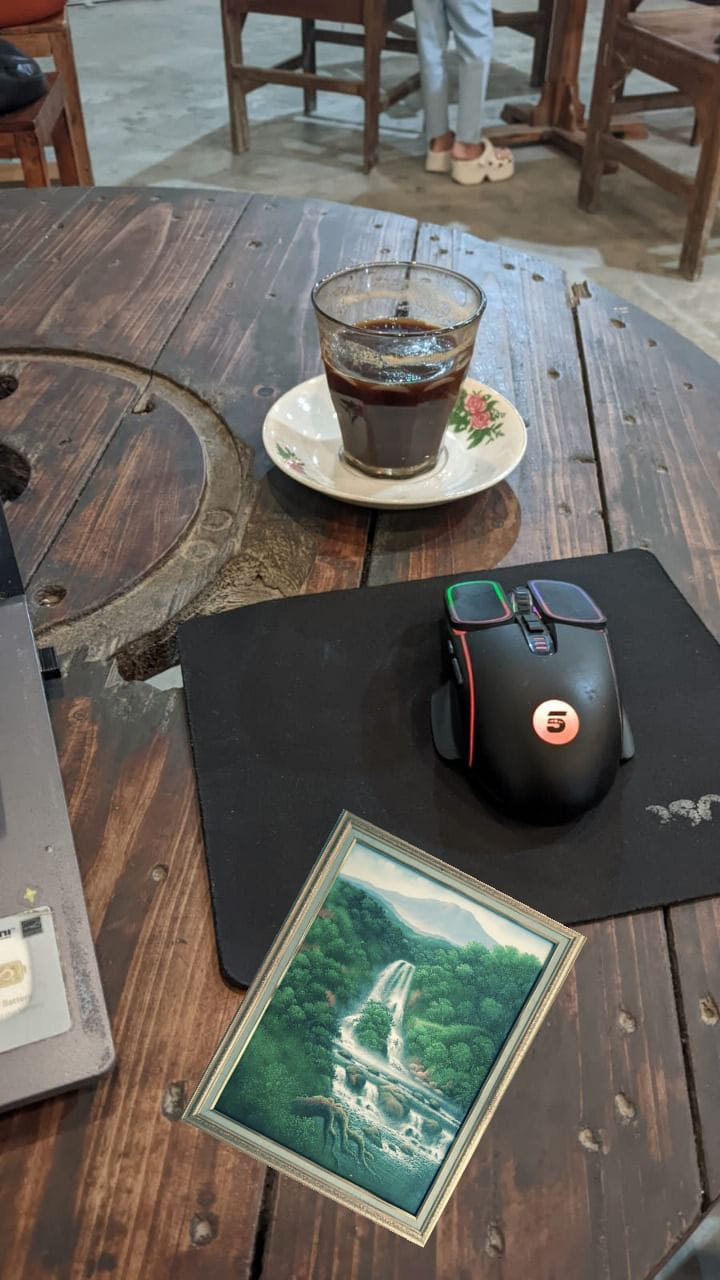
#> input picture splicing_image.jpg, 720 x 1280 px
$ python -i validation.py   (imports and definitions only)
#> lines starting #> are read from the running program, lines starting #| are printed output that depends on the picture
#> further down, picture is the input picture: PIL image 720x1280 RGB; mean R, G, B 104.2, 100.4, 93.8
"""
Image validation and preprocessing functions
"""

import os
import numpy as np
from PIL import Image, ImageEnhance
import cv2
try:
    import exifread
    EXIFREAD_AVAILABLE = True
except Exception:
    EXIFREAD_AVAILABLE = False
from datetime import datetime
from config import VALID_EXTENSIONS, MIN_FILE_SIZE, TARGET_MAX_DIM

# [190 lines left out: functions validate_image_file, extract_enhanced_metadata, check_enhanced_metadata_consistency, calculate_metadata_authenticity_score, not called in this run]

def advanced_preprocess_image(image_pil, target_max_dim=TARGET_MAX_DIM, normalize=True):
    """Advanced preprocessing dengan enhancement, size optimization, dan normalisasi."""
#> called with target_max_dim = 2000, normalize = True
    if image_pil.mode != 'RGB':
        image_pil = image_pil.convert('RGB')

    original_width, original_height = image_pil.size
#> original_width = 720; original_height = 1280
    print(f"  Original size: {original_width} × {original_height}")
#|   Original size: 720 × 1280

    # Simpan salinan dari gambar asli sebelum diubah ukurannya untuk analisis tertentu
    original_pil_copy = image_pil.copy()

    # Pengubahan ukuran yang lebih agresif untuk gambar yang sangat besar
    if original_width > target_max_dim or original_height > target_max_dim:
        ratio = min(target_max_dim / original_width, target_max_dim / original_height)
        new_size = (int(original_width * ratio), int(original_height * ratio))
        image_pil = image_pil.resize(new_size, Image.Resampling.LANCZOS)
        print(f"  Resized to: {new_size[0]} × {new_size[1]} (ratio: {ratio:.3f})")

    image_array = np.array(image_pil)

    # Normalisasi (opsional, default True)
    if normalize:
        # Terapkan CLAHE (Contrast Limited Adaptive Histogram Equalization) untuk meningkatkan kontras lokal
        lab = cv2.cvtColor(image_array, cv2.COLOR_RGB2LAB)
#> lab: shape (1280, 720, 3); mean of channels 0, 1, 2 107.5, 128.8, 132.6
        l, a, b = cv2.split(lab)
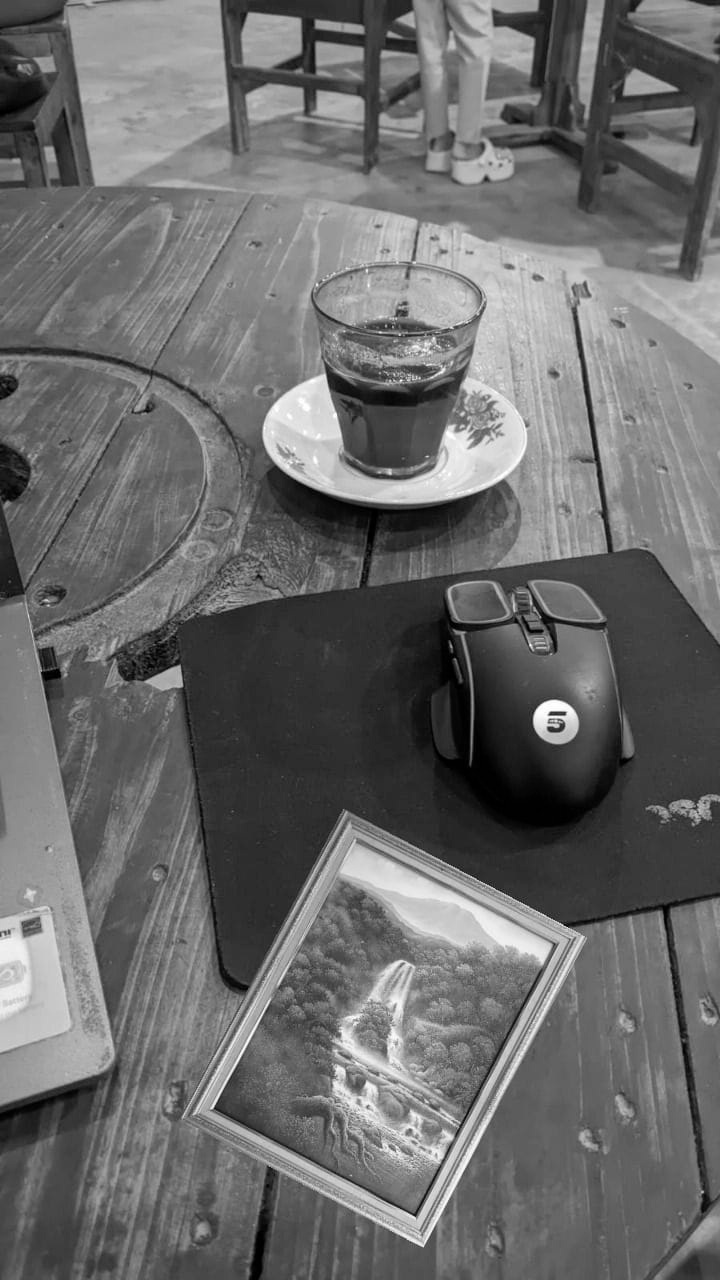
#> l: shape (1280, 720); min 0, max 255, mean 107.5
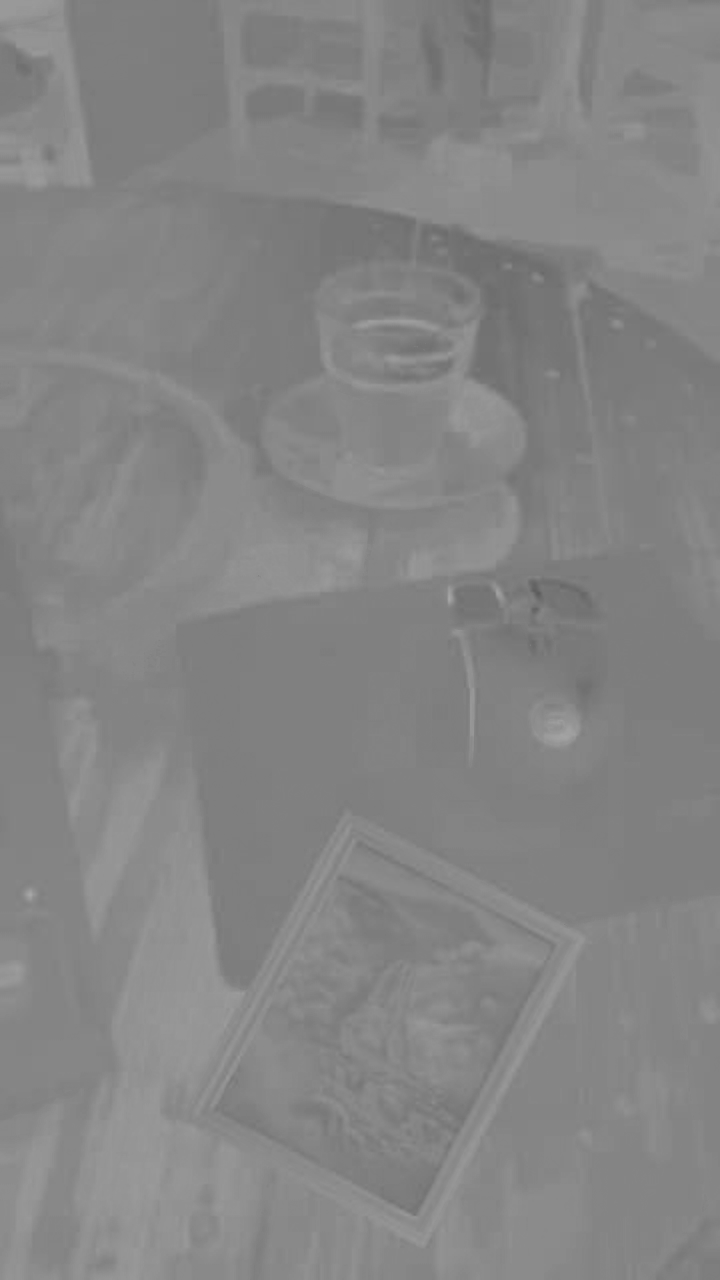
#> b: shape (1280, 720); min 91, max 167, mean 132.6
        clahe = cv2.createCLAHE(clipLimit=2.0, tileGridSize=(8, 8))
        cl = clahe.apply(l)
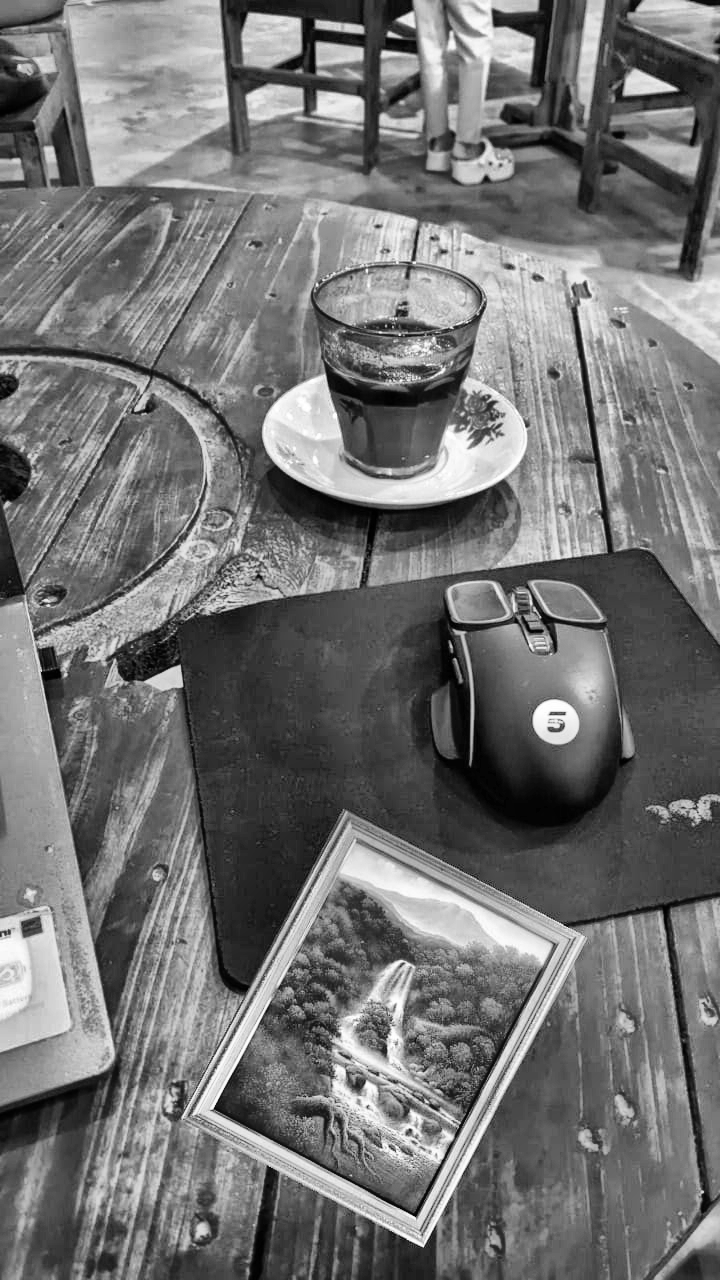
#> cl: shape (1280, 720); min 0, max 255, mean 115.4
        limg = cv2.merge((cl, a, b))
#> limg: shape (1280, 720, 3); mean of channels 0, 1, 2 115.4, 128.8, 132.6
        image_array = cv2.cvtColor(limg, cv2.COLOR_LAB2RGB)
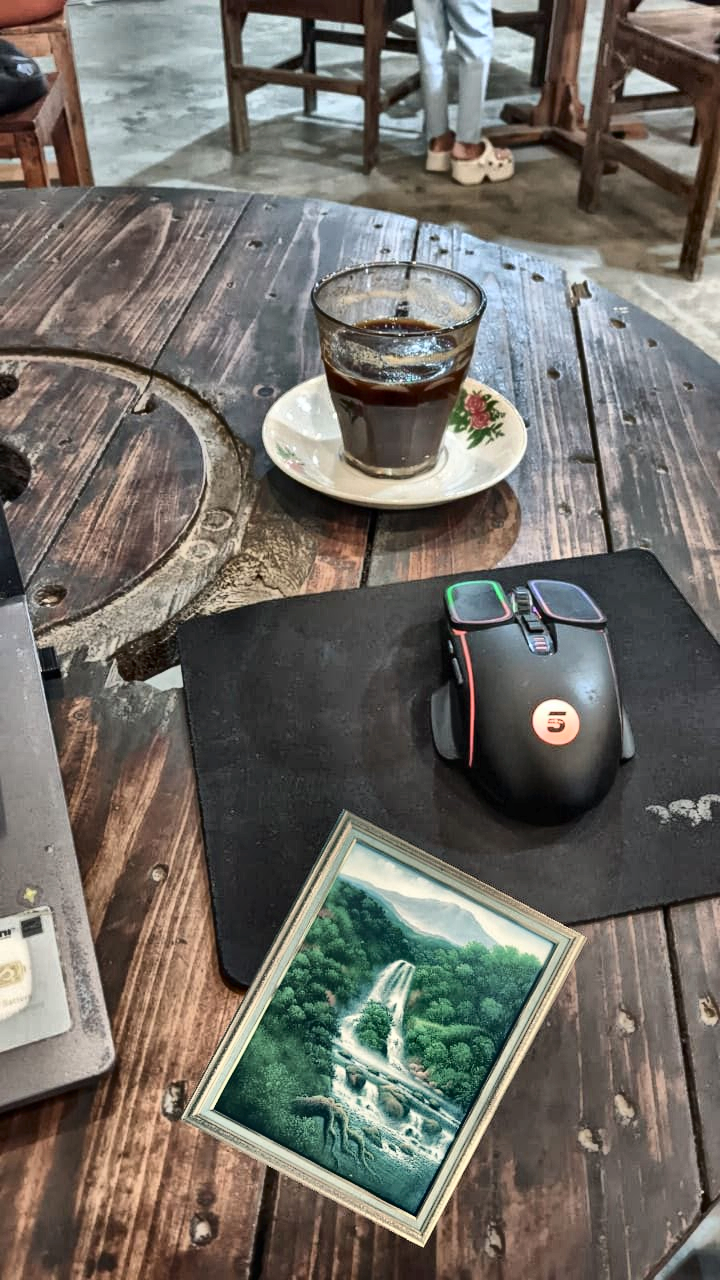
#> image_array: shape (1280, 720, 3); mean R, G, B 112.6, 108.7, 102
        print("  Applied CLAHE for contrast enhancement.")

    # Denoising ringan hanya untuk gambar yang lebih kecil
    if max(image_pil.size) <= 2000:
        try:
            denoised = cv2.fastNlMeansDenoisingColored(image_array, None, 3, 3, 7, 21)
            print("  Applied light denoising.")
        except AttributeError:
            # Fallback denoising jika fungsi tidak tersedia
            denoised = cv2.bilateralFilter(image_array, 9, 75, 75)
            print("  Applied fallback bilateral filter for denoising.")

        # Kembalikan gambar yang telah diproses dan salinan asli yang telah diubah ukurannya
        return Image.fromarray(denoised), image_pil
    else:
        print("  Skipping denoising for large image.")
        # Kembalikan gambar yang telah diproses (hanya normalisasi) dan salinan asli yang telah diubah ukurannya
        return Image.fromarray(image_array), image_pil

>>> from PIL import Image
>>> picture = Image.open('splicing_image.jpg')
>>> result = advanced_preprocess_image(picture)

$ run again, on splicing.jpg
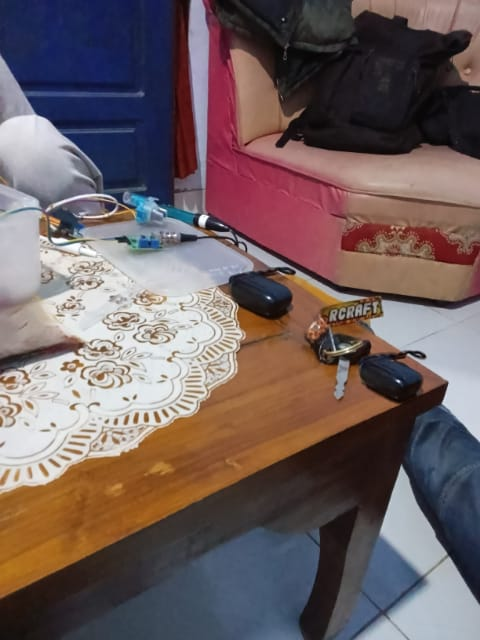
#> input picture splicing.jpg, 480 x 640 px
#> picture is the input picture: PIL image 480x640 RGB; mean R, G, B 111.5, 95.8, 96.2
#|   Original size: 480 × 640
#> lab: shape (640, 480, 3); mean of channels 0, 1, 2 105.5, 136.2, 130.5
#> in advanced_preprocess_image, `l, a, b = cv2.split(lab)`:
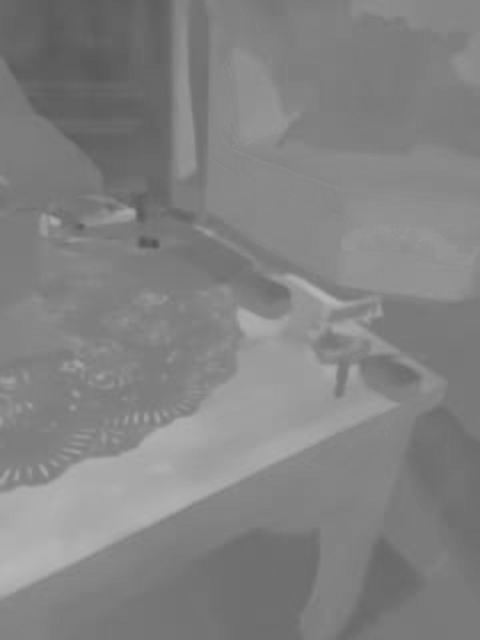
#> b: shape (640, 480); min 84, max 183, mean 130.5
#> limg: shape (640, 480, 3); mean of channels 0, 1, 2 114.8, 136.2, 130.5
#> in advanced_preprocess_image, `image_array = cv2.cvtColor(limg, cv2.COLOR_LAB2RGB)`:
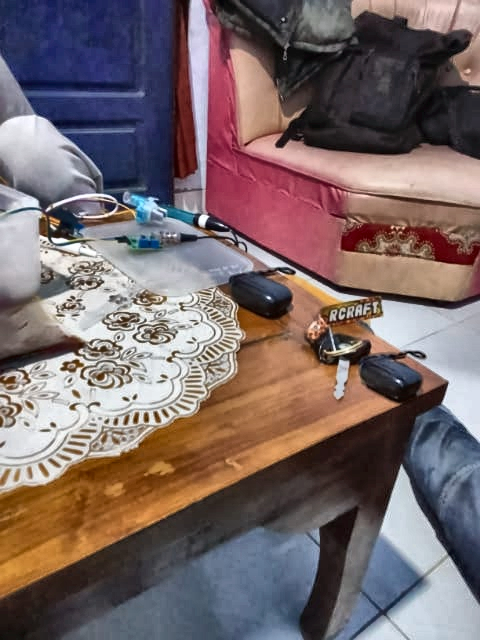
#> image_array: shape (640, 480, 3); mean R, G, B 120.7, 104.6, 105.1

$ run again, on testing.jpg
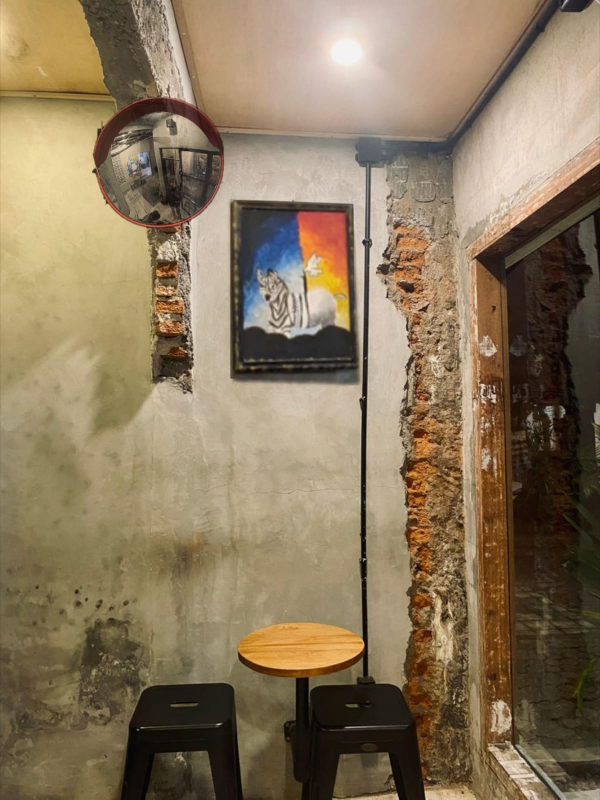
#> input picture testing.jpg, 1200 x 1599 px (shown at 1/2 size)
#> picture is the input picture: PIL image 1200x1599 RGB; mean R, G, B 138.2, 119.9, 92.9
#|   Original size: 1200 × 1599
#> lab: shape (1599, 1200, 3); mean of channels 0, 1, 2 128.7, 131.3, 145.3
#> in advanced_preprocess_image, `cl = clahe.apply(l)`:
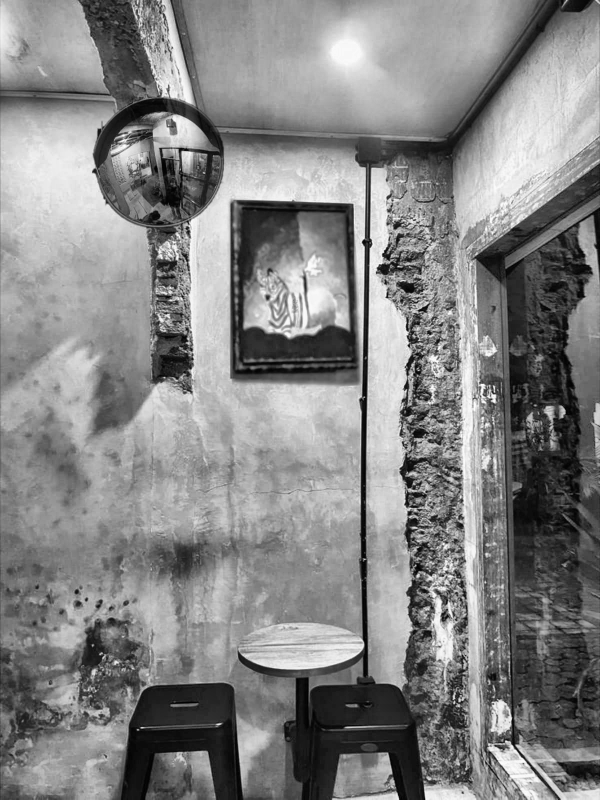
#> cl: shape (1599, 1200) (shown at 1/2 size); min 0, max 254, mean 132.6
#> limg: shape (1599, 1200, 3); mean of channels 0, 1, 2 132.6, 131.3, 145.3
#> in advanced_preprocess_image, `image_array = cv2.cvtColor(limg, cv2.COLOR_LAB2RGB)`:
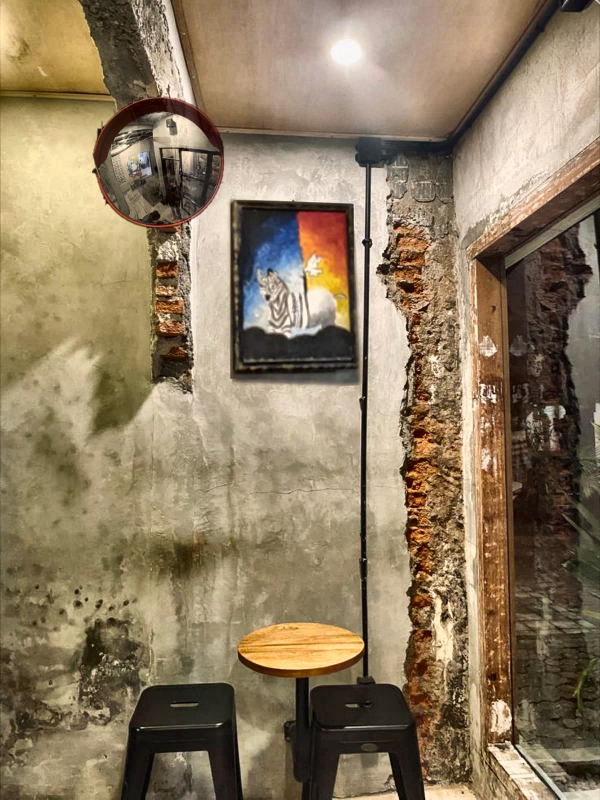
#> image_array: shape (1599, 1200, 3) (shown at 1/2 size); mean R, G, B 142.2, 123.9, 96.9
